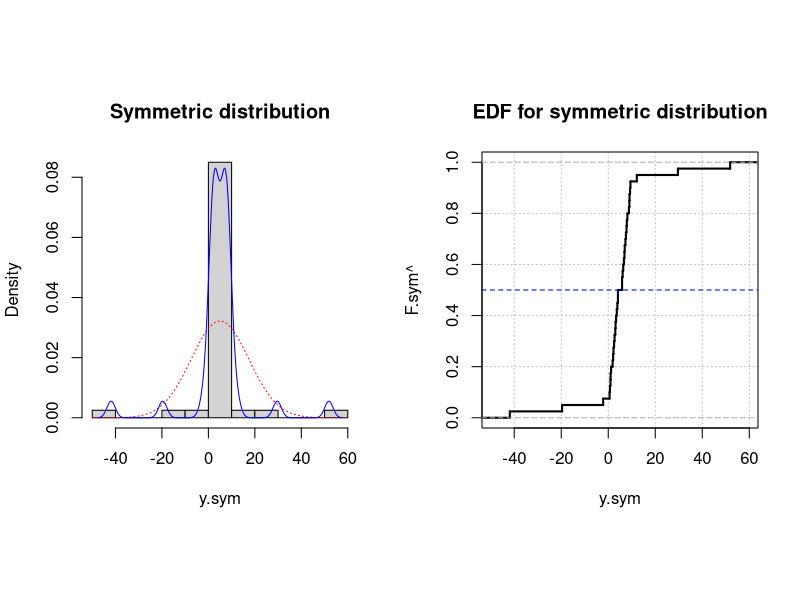
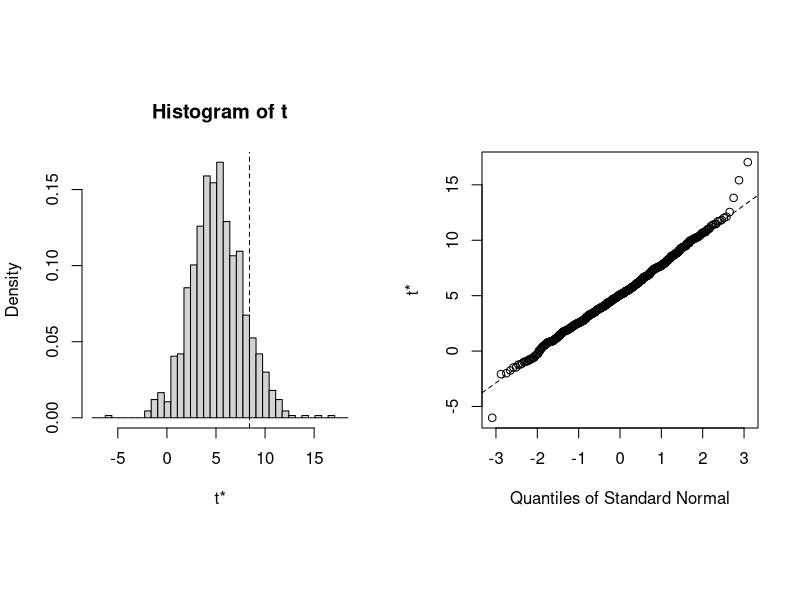

Source code (R) for these figures, in order:
#####################################################################
# NAME:  Chris Bilder                                               #
# DATE:  1-30-06                                                    #
# UPDATE:                                                           #
# PURPOSE: Example 3.4 additional work                              #
#                                                                   #
# NOTES:                                                            #
#####################################################################


#####################################################################
# Simulate data 
  
  set.seed(5310)

  n1<-20
  mu1<-14

  #Pop #1 is Exp(14) so that variance is 14^2 = 196
  y<-rexp(n = n1, rate = 1/mu1)
  
  #Symmetric distribution 
  y.sym<-c(y, 2*median(y)-y)
  
####################################################################
# Investigate the new symmetric distribution

  par(pty = "s", mfrow=c(1,2))
  hist(x = y.sym, main = "Symmetric distribution", xlab = "y.sym", freq=FALSE)
  curve(dnorm(x, mean = mean(y.sym), sd = sd(y.sym)), col = "red", add = TRUE, lty = "dotted") #Normal distribution
  lines(density(x = y.sym), col = "blue", lty = "solid") #Use default settings - density estimation

  #EDF
  plot.ecdf(y.sym, verticals = TRUE, do.p = FALSE, main = "EDF for symmetric distribution", lwd = 2,
            panel.first = grid(nx = NULL, ny = NULL, col="gray", lty="dotted"), ylab = "F.sym^", xlab = "y.sym")
  abline(h = 0.5, col = "blue", lty = "dashed")  #Reason: Symmetric distribution should be mirror image
  
  
#####################################################################
# Resampling - show with sample mean
  
  library(boot)
  
  #No particular reason why I chose the mean for t
  #  The important part of this example is to understand how the resampling is done
  calc.t<-function(data, i, n) {
     d<-data[i]
     mean(d[1:n]) 
  }


  #Try the statistic function - see note by the boot() function for reason of specifying n  
  calc.t(data = y.sym, i = 1:length(y.sym), n = length(y))


  #Bootstrap it!
  #  Notice how I use just a sample of size n in the resamples even though
  #  there are 2n different values in y.sym
  set.seed(2134)
  boot.res<-boot(data = y.sym, statistic = calc.t, R = 999, sim = "ordinary", n = length(y))
  boot.res
  plot(boot.res)

 
  
# 
  
  
  
  
